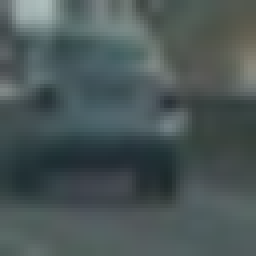
#> input picture data/vehicles/GTI_Far/image0024.png, 64 x 64 px (shown 4 times larger); its folder holds only this picture in this run
$ jupyter execute --allow-errors Untitled.ipynb   (shell and % lines are left out)   (older library calls are emulated)
#> lines starting #> are read from the running program, lines starting #| are printed output that depends on the picture
# Vehicle detection project

The goals / steps of this project are the following:

* Perform a Histogram of Oriented Gradients (HOG) feature extraction on a labeled training set of images and train a classifier Linear SVM classifier
* Optionally, you can also apply a color transform and append binned color features, as well as histograms of color, to your HOG feature vector.
* Note: for those first two steps don't forget to normalize your features and randomize a selection for training and testing.
* Implement a sliding-window technique and use your trained classifier to search for vehicles in images.
* Run your pipeline on a video stream (start with the test_video.mp4 and later implement on full project_video.mp4) and create a heat map of recurring detections frame by frame to reject outliers and follow detected vehicles.
* Estimate a bounding box for vehicles detected.

---

## Load data

[cell 1]
import glob

car_images = glob.glob('data/vehicles/**/*.png')
noncar_images = glob.glob('data/non-vehicles/**/*.png')

print('sample size of vehicles image: ' + str(len(car_images)))
print('sample size of non-vehicles image: ' + str(len(noncar_images)))

import matplotlib.pyplot as plt

import numpy as np
import cv2

vehicle_random_image = cv2.imread(car_images[np.random.randint(0,len(car_images))])
#> vehicle_random_image is the input picture: shape (64, 64, 3); mean B, G, R 87, 86.8, 74.4

#> (the rest of this cell did not finish here and is left out)

## Perform a Histogram of Oriented Gradients (HOG) feature extraction on a labeled training set of images and train a classifier Linear SVM classifier
---

### Extract the HOG features from a single image

[cell 2]
from skimage.feature import hog

def get_hog_features(img, orient, pix_per_cell, cell_per_block, vis=False, feature_vec=True):
    # Call with two outputs if vis==True
    if vis == True:
        features, hog_image = hog(img, orientations=orient, pixels_per_cell=(pix_per_cell, pix_per_cell),
                                  cells_per_block=(cell_per_block, cell_per_block), transform_sqrt=False,
                                  visualise=vis, feature_vector=feature_vec)
        return features, hog_image
    # Otherwise call with one output
    else:
        features = hog(img, orientations=orient, pixels_per_cell=(pix_per_cell, pix_per_cell),
                       cells_per_block=(cell_per_block, cell_per_block), transform_sqrt=False,
                       visualise=vis, feature_vector=feature_vec)
        return features

[cell 3]
vehicle_random_image_LUV = cv2.cvtColor(vehicle_random_image,cv2.COLOR_BGR2LUV)
#> vehicle_random_image_LUV: shape (64, 64, 3); mean of channels 0, 1, 2 90.6, 92, 134.8
#> (the rest of this cell did not finish here and is left out)

### Extract all the HOG features on a training set with normalization and train a svm classifier.

[cell 4]
import matplotlib.image as mpimg


def extract_features(imgs, cspace='RGB', orient=8, pix_per_cell=8, cell_per_block=2, hog_channel=0):
    # Create a list to append feature vectors to
#> called with cspace = 'LUV', orient = 8, pix_per_cell = 8, cell_per_block = 2, hog_channel = 0
    features = []
    # Iterate through the list of images
    for file in imgs:
        # Read in each one by one
        image = mpimg.imread(file)
        # apply color conversion if other than 'RGB'
        if cspace != 'RGB':
            if cspace == 'HSV':
                feature_image = cv2.cvtColor(image, cv2.COLOR_RGB2HSV)
            elif cspace == 'LUV':
                feature_image = cv2.cvtColor(image, cv2.COLOR_RGB2LUV)
#> feature_image: shape (64, 64, 3) float32; mean of channels 0, 1, 2 35.7, -6.2, -1.5
            elif cspace == 'HLS':
                feature_image = cv2.cvtColor(image, cv2.COLOR_RGB2HLS)
            elif cspace == 'YUV':
                feature_image = cv2.cvtColor(image, cv2.COLOR_RGB2YUV)
            elif cspace == 'YCrCb':
                feature_image = cv2.cvtColor(image, cv2.COLOR_RGB2YCrCb)
        else: feature_image = np.copy(image)

        # Call get_hog_features() with vis=False, feature_vec=True
        if hog_channel == 'ALL':
            hog_features = []
            for channel in range(feature_image.shape[2]):
                hog_features.append(get_hog_features(feature_image[:,:,channel], orient, pix_per_cell, cell_per_block,
                                    vis=False, feature_vec=True))
            hog_features = np.ravel(hog_features)
        else:
            hog_features = get_hog_features(feature_image[:,:,hog_channel], orient, pix_per_cell, cell_per_block,
                                            vis=False, feature_vec=True)
#> in get_hog_features, `features = hog(img, orientations=orient, pixels_per_cell=(pix_per_cell..`: features = 1568 values, max 0.535 at index 1411, min 0 at index 1, mean 0.126
#> in get_hog_features, `features = hog(img, orientations=orient, pixels_per_cell=(pix_per_cell..`:
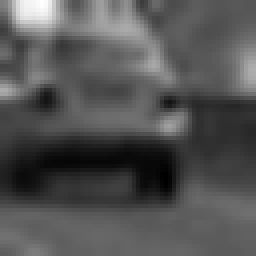
#> img: shape (64, 64) float32 (shown 4 times larger); min 15.96, max 76.03, mean 35.7; drawn with min black and max white
#> hog_features has the same summary as features in get_hog_features
        # Append the new feature vector to the features list
        features.append(hog_features)
#> pass 2 of the loop in extract_features, `for file in imgs:`:
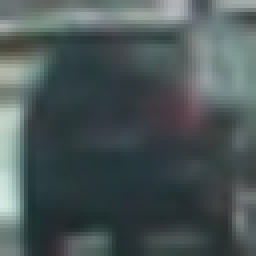
#> input picture data/vehicles/GTI_Left/image0023.png, 64 x 64 px (shown 4 times larger)
#> in extract_features, image is the input picture: shape (64, 64, 3) float32; mean R, G, B 0.294, 0.339, 0.341
#> feature_image: shape (64, 64, 3) float32; mean of channels 0, 1, 2 35.3, -5.7, -1.5
#> in get_hog_features (call 2), `features = hog(img, orientations=orient, pixels_per_cell=(pix_per_cell..`: features = 1568 values, max 0.606 at index 896, min 0 at index 15, mean 0.127
#> in get_hog_features (call 2), `features = hog(img, orientations=orient, pixels_per_cell=(pix_per_cell..`:
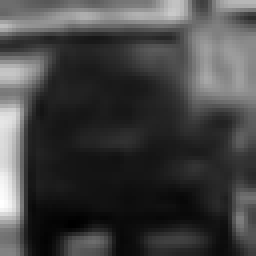
#> img: shape (64, 64) float32 (shown 4 times larger); min 15.53, max 90.67, mean 35.3; drawn with min black and max white
#> in extract_features, `hog_features = get_hog_features(feature_image[:,:,hog_channel], orient..`: hog_features has the same summary as features in get_hog_features
    # Return list of feature vectors
    return features

car_features_hog = extract_features(car_images, cspace = 'LUV')
#> car_features_hog = 2 items
notcar_features_hog = extract_features(noncar_images, cspace = 'LUV')

# Create an array stack of feature vectors
#> (the rest of this cell did not finish here and is left out)

## Apply a color transform and append binned color features, as well as histograms of color, to your HOG feature vector.
---
### Extract binned color features

[cell 5]
# Define a function to compute binned color features
def bin_spatial(img, size=(32, 32)):
    # Use cv2.resize().ravel() to create the feature vector
#> called with size = (32, 32)
    features = cv2.resize(img, size).ravel()
#> features = 3072 values, max 189 at index 16, min 30 at index 2078, mean 82.92
    # Return the feature vector
    return features

[cell 6]
vehicle_bin_spatial = bin_spatial(vehicle_random_image)
#> vehicle_bin_spatial has the same summary as features in bin_spatial
#> (the rest of this cell did not finish here and is left out)

### Extract color features

[cell 7]
# Define a function to compute color histogram features
def color_hist(img, nbins=32, bins_range=(0, 256)):
    # Compute the histogram of the color channels separately
#> called with nbins = 32, bins_range = (0, 256)
    channel1_hist = np.histogram(img[:,:,0], bins=nbins, range=bins_range)
    channel2_hist = np.histogram(img[:,:,1], bins=nbins, range=bins_range)
    channel3_hist = np.histogram(img[:,:,2], bins=nbins, range=bins_range)
    # Concatenate the histograms into a single feature vector
    hist_features = np.concatenate((channel1_hist[0], channel2_hist[0], channel3_hist[0]))
#> hist_features = 96 values, max 1036 at index 74, min 0 at index 0, mean 128
    # Return the individual histograms, bin_centers and feature vector
    return hist_features

[cell 8]
vehicle_color_hist = color_hist(vehicle_random_image)
#> vehicle_color_hist has the same summary as hist_features in color_hist
#> (the rest of this cell did not finish here and is left out)

### Concatenate the features and extract them from the training data with normalization

[cell 9]
# Define a function to extract features from a single image window
# This function is very similar to extract_features()
# just for a single image rather than list of images
def single_img_features(img, color_space='RGB', spatial_size=(32, 32), hist_bins=32, orient=9, pix_per_cell=8,
                        cell_per_block=2, hog_channel=0, spatial_feat=True, hist_feat=True, hog_feat=True):
    #1) Define an empty list to receive features
#> called with color_space = 'LUV', spatial_size = (32, 32), hist_bins = 32, orient = 9, pix_per_cell = 8, cell_per_block = 2, hog_channel = 0, spatial_feat = True
    img_features = []
    #2) Apply color conversion if other than 'RGB'
    if color_space != 'RGB':
        if color_space == 'HSV':
            feature_image = cv2.cvtColor(img, cv2.COLOR_RGB2HSV)
        elif color_space == 'LUV':
            feature_image = cv2.cvtColor(img, cv2.COLOR_RGB2LUV)
        elif color_space == 'HLS':
            feature_image = cv2.cvtColor(img, cv2.COLOR_RGB2HLS)
        elif color_space == 'YUV':
            feature_image = cv2.cvtColor(img, cv2.COLOR_RGB2YUV)
        elif color_space == 'YCrCb':
            feature_image = cv2.cvtColor(img, cv2.COLOR_RGB2YCrCb)
    else: feature_image = np.copy(img)
    #3) Compute spatial features if flag is set
    if spatial_feat == True:
        spatial_features = bin_spatial(feature_image, size=spatial_size)
#> spatial_features = 3072 values, max 75.33 at index 15, min -13.41 at index 622, mean 9.34
        #4) Append features to list
        img_features.append(spatial_features)
    #5) Compute histogram features if flag is set
    if hist_feat == True:
        hist_features = color_hist(feature_image, nbins=hist_bins)
#> hist_features = 96 values, max 1925 at index 4, min 0 at index 0, mean 55.61
        #6) Append features to list
        img_features.append(hist_features)
    #7) Compute HOG features if flag is set
    if hog_feat == True:
        if hog_channel == 'ALL':
            hog_features = []
            for channel in range(feature_image.shape[2]):
                hog_features.extend(get_hog_features(feature_image[:,:,channel],
                                    orient, pix_per_cell, cell_per_block,
                                    vis=False, feature_vec=True))
        else:
            hog_features = get_hog_features(feature_image[:,:,hog_channel], orient,
                        pix_per_cell, cell_per_block, vis=False, feature_vec=True)
#> hog_features = 1764 values, max 0.591 at index 1588, min 0 at index 1, mean 0.116
        #8) Append features to list
        img_features.append(hog_features)

    #9) Return concatenated array of features
    return np.concatenate(img_features)


def extract_combined_features(imgs, cspace='RGB', spatial_size=(32, 32),hist_bins=32):
    # Create a list to append feature vectors to
    features = []
    # Iterate through the list of images
    for img in imgs:
        # Read in each one by one
        image = mpimg.imread(img)
        feature_image = np.copy(image)
        # Extract the combined features from this image
        feature = single_img_features(feature_image, color_space=cspace, spatial_size=spatial_size, hist_bins=hist_bins)
#> feature = 4932 values, max 1925 at index 3076, min -13.41 at index 622, mean 6.94
        # Append the new feature vector to the features list
        features.append(feature)
#> pass 2 of the loop in extract_combined_features, `for img in imgs:`:
#> feature = 4932 values, max 1233 at index 3074, min -15.25 at index 1924, mean 6.96
    # Return list of feature vectors
    return features

[cell 10]
car_features = extract_combined_features(car_images, cspace = 'LUV')
#> car_features = 2 items
notcar_features = extract_combined_features(noncar_images, cspace = 'LUV')


#> (the rest of this cell did not finish here and is left out)
